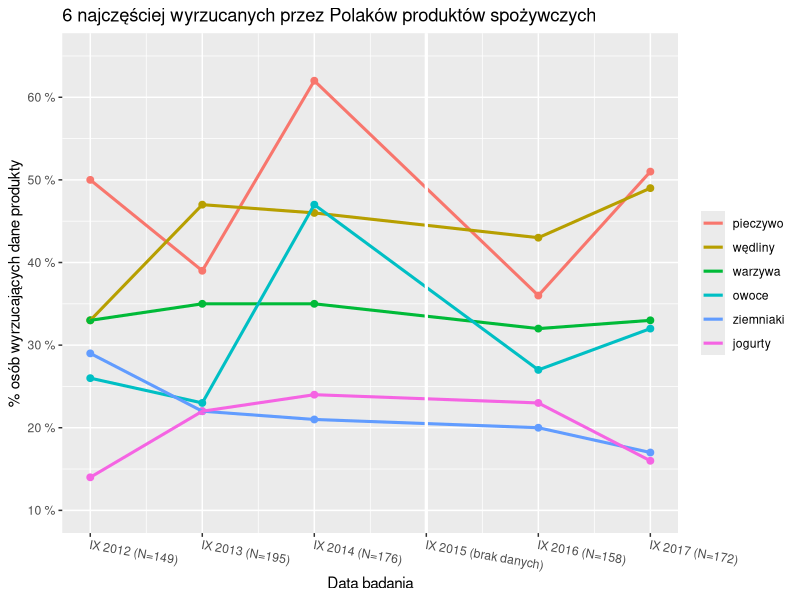

This figure's R source:
library(dplyr)
library(readxl)
library(ggplot2)

# zaladowanie i obrobka danych
dane = readxl::read_excel("jedzeniex.xlsx")

# interesujace nas kategorie
najczestsze = c("pieczywo", "wędliny", "warzywa", "owoce", "ziemniaki", "jogurty")

# braki w danych specjalnie umieszczone dla nowej daty gdzie nie bylo badania
dane <- filter(dane, dane$Rodzaj %in% najczestsze | is.na(dane$Rodzaj))

# przezwanie etykiety
dane$Czas_label <- ifelse(dane$Czas_label=='IX 2015', 'IX 2015 (brak danych)', dane$Czas_label)

# sztuczne nadanie brakom danych z roku 2015 odpowiednich wartosci i etykiet - spojnosc legend itd.
dane$Rodzaj <- ifelse(is.na(dane$Rodzaj), "pieczywo", dane$Rodzaj)
dane$Rodzaj <- factor(x = dane$Rodzaj, levels = najczestsze)
dane$Kod <- ifelse(is.na(dane$Wartosc), 1, 0)
dane$Wartosc <- ifelse(is.na(dane$Wartosc), 999, dane$Wartosc)


# kod do wyrysowania grafiki
p <- ggplot(dane, aes(x = Czas_group, y = Wartosc, na.rm = F, colour = Rodzaj)) +
  geom_point(show_guide = FALSE, size = 2) +
  geom_line(data = filter(dane, Kod==0), lwd = 1.05) +
  scale_y_continuous(limits = c(10, 65), breaks = seq(10, 60, 10), 
                     labels = paste0(seq(10, 60, 10), rep(" %", 6))) +
  scale_x_continuous(breaks = 1:6, labels = unique(dane$Czas_label)) +
  theme(legend.title = element_blank(),
        axis.text.x = element_text(angle = -10, hjust = 0)) +
  labs(x = "Data badania", y = "% osób wyrzucających dane produkty", 
       title = "6 najczęściej wyrzucanych przez Polaków produktów spożywczych") +
  geom_vline(xintercept = 4, col = "white", lwd = 1.1)

# zapis
ggsave("wykres_kamil.png", plot = p, device = "png")


  
  